Frame 1 (no input): blank canvas, image omitted
Frame 60 (the mouse pressed at the canvas centre just before this capture): blank canvas, image omitted
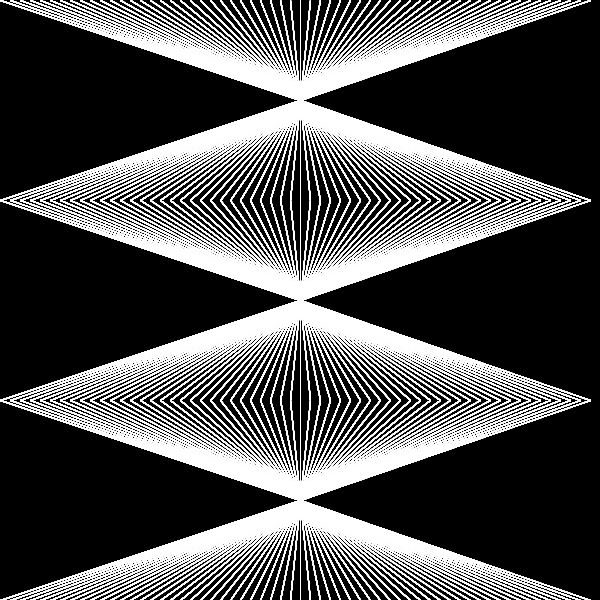
Frame 120 (the mouse held since frame 60 and released just before this capture)

The Processing sketch whose frames 1 and 60 were blank and that drew this single picture after the mouse press (run headless with seeded random() and noise(); from frame 60 on, the mouse is pressed at the canvas centre):

// Processing sketch: processing_53376
// ── processing_53376.pde

float c;

void setup ()
{
 size (600,600);
 noFill ();
frameRate (10);
 background (0,0,0);
    c=1;   


}

void draw ()
{
 
  circleloop();
  excitingcolor();
}

 void keyPressed ()
{
 

    if (key == ' ') 
 {
   c=c+1;
   fill (0,255,0);
   strokeWeight (c);
 }
}

void circleloop()
{
 for (int x=0; x < width; x+=10)
   {
      line (x,0,width/2,width/6);
   } 
  for (int x=0; x < width; x+=10)
   {
      line (width/2,width/6,x, width/3);
   } 
   for (int x=0; x < width; x+=10)
   {
      line (x,width/3,width/2,width/2);
   } 
  for (int x=0; x < width; x+=10)
   {
      line (width/2,width/2,x, 2*(width/3));
   } 
   for (int x=0; x < width; x+=10)
   {
      line (x,2*(width/3),width/2,5*(width/6));
   } 
     for (int x=0; x < width; x+=10)
   {
      line (width/2,5*(width/6),x, height);
   } 
}


void excitingcolor ()
    {
      if (0 < mouseX && mouseX < width && 0 < mouseY && mouseY< height)
      {
        stroke (random(255),random(255),random(255));
      }
      if (mousePressed)
      {
       stroke (255,255,255); 
      }
    }
    
